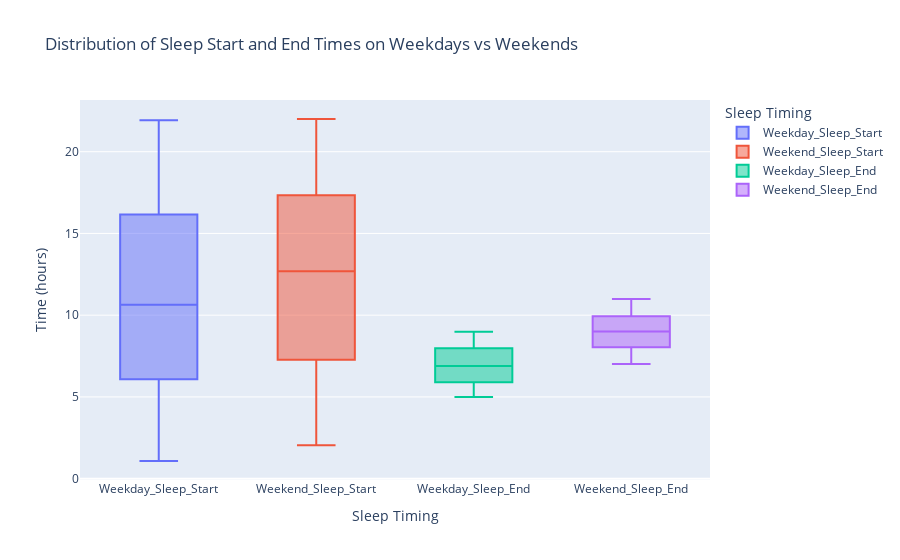

Notebook code for this chart:
### Markdown cell above
Overall Female are more do Physical Activity then male

### Code cell
df_long = dfc.melt(value_vars=['Weekday_Sleep_Start', 'Weekend_Sleep_Start', 'Weekday_Sleep_End', 'Weekend_Sleep_End'], 
                   var_name='Sleep_Type', 
                   value_name='Time')

fig = px.box(
    df_long,
    x='Sleep_Type',
    y='Time',
    color='Sleep_Type',
    title='Distribution of Sleep Start and End Times on Weekdays vs Weekends',
    labels={'Time': 'Time (hours)', 'Sleep_Type': 'Sleep Timing'}
)

fig.show()

### Figure 1 — Plotly figure (JSON) as saved in the notebook; plotly's stock layout.template omitted (floating-point values rounded to 4 significant figures; data arrays with more than 128 entries replaced by an {"elided": "..."} marker saying what was removed)
{"data": [{"alignmentgroup": "True", "hovertemplate": "Sleep Timing=%{x}<br>Time (hours)=%{y}<extra></extra>", "legendgroup": "Weekday_Sleep_Start", "marker": {"color": "#636efa"}, "name": "Weekday_Sleep_Start", "notched": false, "offsetgroup": "Weekday_Sleep_Start", "orientation": "v", "showlegend": true, "type": "box", "x": {"elided": "500 str values"}, "x0": " ", "xaxis": "x", "y": {"elided": "500 float values"}, "y0": " ", "yaxis": "y"}, {"alignmentgroup": "True", "hovertemplate": "Sleep Timing=%{x}<br>Time (hours)=%{y}<extra></extra>", "legendgroup": "Weekend_Sleep_Start", "marker": {"color": "#EF553B"}, "name": "Weekend_Sleep_Start", "notched": false, "offsetgroup": "Weekend_Sleep_Start", "orientation": "v", "showlegend": true, "type": "box", "x": {"elided": "500 str values"}, "x0": " ", "xaxis": "x", "y": {"elided": "500 float values"}, "y0": " ", "yaxis": "y"}, {"alignmentgroup": "True", "hovertemplate": "Sleep Timing=%{x}<br>Time (hours)=%{y}<extra></extra>", "legendgroup": "Weekday_Sleep_End", "marker": {"color": "#00cc96"}, "name": "Weekday_Sleep_End", "notched": false, "offsetgroup": "Weekday_Sleep_End", "orientation": "v", "showlegend": true, "type": "box", "x": {"elided": "500 str values"}, "x0": " ", "xaxis": "x", "y": {"elided": "500 float values"}, "y0": " ", "yaxis": "y"}, {"alignmentgroup": "True", "hovertemplate": "Sleep Timing=%{x}<br>Time (hours)=%{y}<extra></extra>", "legendgroup": "Weekend_Sleep_End", "marker": {"color": "#ab63fa"}, "name": "Weekend_Sleep_End", "notched": false, "offsetgroup": "Weekend_Sleep_End", "orientation": "v", "showlegend": true, "type": "box", "x": {"elided": "500 str values"}, "x0": " ", "xaxis": "x", "y": {"elided": "500 float values"}, "y0": " ", "yaxis": "y"}], "layout": {"autosize": true, "boxmode": "overlay", "legend": {"title": {"text": "Sleep Timing"}, "tracegroupgap": 0}, "title": {"text": "Distribution of Sleep Start and End Times on Weekdays vs Weekends"}, "xaxis": {"anchor": "y", "autorange": true, "categoryarray": ["Weekday_Sleep_Start", "Weekend_Sleep_Start", "Weekday_Sleep_End", "Weekend_Sleep_End"], "categoryorder": "array", "domain": [0, 1], "range": [-0.5, 3.5], "title": {"text": "Sleep Timing"}, "type": "category"}, "yaxis": {"anchor": "x", "autorange": true, "domain": [0, 1], "range": [-0.08222, 23.16], "title": {"text": "Time (hours)"}, "type": "linear"}}}
